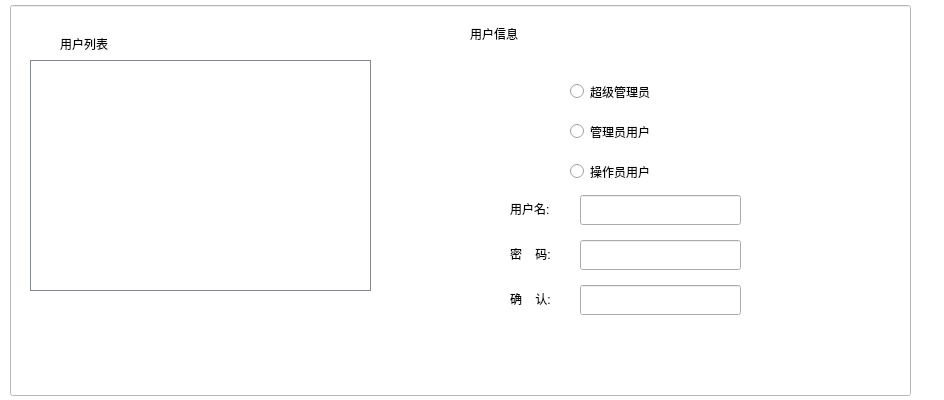
<?xml version="1.0" encoding="UTF-8"?>
<ui version="4.0">
 <class>usergroupManage</class>
 <widget class="QWidget" name="usergroupManage">
  <property name="geometry">
   <rect>
    <x>0</x>
    <y>0</y>
    <width>944</width>
    <height>400</height>
   </rect>
  </property>
  <property name="windowTitle">
   <string>Form</string>
  </property>
  <widget class="QLabel" name="label_2">
   <property name="geometry">
    <rect>
     <x>470</x>
     <y>25</y>
     <width>67</width>
     <height>17</height>
    </rect>
   </property>
   <property name="text">
    <string>用户信息</string>
   </property>
  </widget>
  <widget class="QTableWidget" name="tableWidget">
   <property name="geometry">
    <rect>
     <x>30</x>
     <y>60</y>
     <width>341</width>
     <height>231</height>
    </rect>
   </property>
   <property name="styleSheet">
    <string notr="true">border-style: none;
background-color: rgb(255, 255, 255);
gridline-color: rgb(130, 135, 144);
border-color: rgb(130, 135, 144);
border-width: 1px;border-style: solid;</string>
   </property>
  </widget>
  <widget class="QPushButton" name="addpushButton">
   <property name="geometry">
    <rect>
     <x>50</x>
     <y>340</y>
     <width>137</width>
     <height>39</height>
    </rect>
   </property>
   <property name="styleSheet">
    <string notr="true">QPushButton{
background-image: url(:/monres/useradd.bmp);
border-color: rgb(255, 255, 255);
border-width: 1px;
border-style: solid;}
QPushButton:pressed
{background-color: rgb(86, 164, 246);color: rgb(255, 255, 255);border-color: rgb(170, 170, 170);border-width: 2px;border-style: solid;}</string>
   </property>
   <property name="text">
    <string/>
   </property>
  </widget>
  <widget class="QPushButton" name="deletepushButton">
   <property name="geometry">
    <rect>
     <x>230</x>
     <y>340</y>
     <width>137</width>
     <height>39</height>
    </rect>
   </property>
   <property name="styleSheet">
    <string notr="true">QPushButton{
background-image: url(:/monres/userdel.bmp);
border-color: rgb(255, 255, 255);
border-width: 1px;
border-style: solid;}
QPushButton:pressed
{background-color: rgb(86, 164, 246);color: rgb(255, 255, 255);border-color: rgb(170, 170, 170);border-width: 2px;border-style: solid;}</string>
   </property>
   <property name="text">
    <string/>
   </property>
  </widget>
  <widget class="QRadioButton" name="radioButton">
   <property name="geometry">
    <rect>
     <x>570</x>
     <y>80</y>
     <width>112</width>
     <height>23</height>
    </rect>
   </property>
   <property name="text">
    <string>超级管理员</string>
   </property>
  </widget>
  <widget class="QRadioButton" name="radioButton_2">
   <property name="geometry">
    <rect>
     <x>570</x>
     <y>120</y>
     <width>112</width>
     <height>23</height>
    </rect>
   </property>
   <property name="text">
    <string>管理员用户</string>
   </property>
  </widget>
  <widget class="QRadioButton" name="radioButton_3">
   <property name="geometry">
    <rect>
     <x>570</x>
     <y>160</y>
     <width>112</width>
     <height>23</height>
    </rect>
   </property>
   <property name="text">
    <string>操作员用户</string>
   </property>
  </widget>
  <widget class="QLabel" name="label_3">
   <property name="geometry">
    <rect>
     <x>510</x>
     <y>200</y>
     <width>67</width>
     <height>17</height>
    </rect>
   </property>
   <property name="text">
    <string>用户名:</string>
   </property>
  </widget>
  <widget class="QLabel" name="label_4">
   <property name="geometry">
    <rect>
     <x>510</x>
     <y>245</y>
     <width>67</width>
     <height>17</height>
    </rect>
   </property>
   <property name="text">
    <string>密    码:</string>
   </property>
  </widget>
  <widget class="QLabel" name="label_5">
   <property name="geometry">
    <rect>
     <x>510</x>
     <y>290</y>
     <width>67</width>
     <height>17</height>
    </rect>
   </property>
   <property name="text">
    <string>确    认:</string>
   </property>
  </widget>
  <widget class="QLineEdit" name="usernamelineEdit">
   <property name="geometry">
    <rect>
     <x>580</x>
     <y>195</y>
     <width>161</width>
     <height>30</height>
    </rect>
   </property>
   <property name="styleSheet">
    <string notr="true">QLineEdit:focus{background-color: rgb(204, 232, 207);}</string>
   </property>
  </widget>
  <widget class="QLineEdit" name="passwdlineEdit">
   <property name="geometry">
    <rect>
     <x>580</x>
     <y>240</y>
     <width>161</width>
     <height>30</height>
    </rect>
   </property>
   <property name="styleSheet">
    <string notr="true">QLineEdit:focus{background-color: rgb(204, 232, 207);}</string>
   </property>
  </widget>
  <widget class="QLineEdit" name="surelineEdit">
   <property name="geometry">
    <rect>
     <x>580</x>
     <y>285</y>
     <width>161</width>
     <height>30</height>
    </rect>
   </property>
   <property name="styleSheet">
    <string notr="true">QLineEdit:focus{background-color: rgb(204, 232, 207);}</string>
   </property>
  </widget>
  <widget class="QPushButton" name="savepushButton">
   <property name="geometry">
    <rect>
     <x>610</x>
     <y>340</y>
     <width>137</width>
     <height>39</height>
    </rect>
   </property>
   <property name="styleSheet">
    <string notr="true">QPushButton{
background-image: url(:/monres/usersave.bmp);
border-color: rgb(255, 255, 255);
border-width: 1px;
border-style: solid;}
QPushButton:pressed
{background-color: rgb(86, 164, 246);color: rgb(255, 255, 255);border-color: rgb(170, 170, 170);border-width: 2px;border-style: solid;}</string>
   </property>
   <property name="text">
    <string/>
   </property>
  </widget>
  <widget class="QLabel" name="label_7">
   <property name="geometry">
    <rect>
     <x>60</x>
     <y>35</y>
     <width>67</width>
     <height>17</height>
    </rect>
   </property>
   <property name="text">
    <string>用户列表</string>
   </property>
  </widget>
  <widget class="QLineEdit" name="lineEdit">
   <property name="enabled">
    <bool>false</bool>
   </property>
   <property name="geometry">
    <rect>
     <x>10</x>
     <y>5</y>
     <width>901</width>
     <height>391</height>
    </rect>
   </property>
   <property name="styleSheet">
    <string notr="true">background-color: rgb(255, 255, 255);</string>
   </property>
  </widget>
  <widget class="QLabel" name="label">
   <property name="geometry">
    <rect>
     <x>0</x>
     <y>0</y>
     <width>1024</width>
     <height>401</height>
    </rect>
   </property>
   <property name="styleSheet">
    <string notr="true">background-color: rgb(255, 255, 255);</string>
   </property>
   <property name="text">
    <string/>
   </property>
  </widget>
  <zorder>label</zorder>
  <zorder>lineEdit</zorder>
  <zorder>label_2</zorder>
  <zorder>addpushButton</zorder>
  <zorder>deletepushButton</zorder>
  <zorder>radioButton</zorder>
  <zorder>radioButton_2</zorder>
  <zorder>radioButton_3</zorder>
  <zorder>label_3</zorder>
  <zorder>label_4</zorder>
  <zorder>label_5</zorder>
  <zorder>usernamelineEdit</zorder>
  <zorder>passwdlineEdit</zorder>
  <zorder>surelineEdit</zorder>
  <zorder>savepushButton</zorder>
  <zorder>label_7</zorder>
  <zorder>tableWidget</zorder>
 </widget>
 <resources/>
 <connections/>
</ui>
